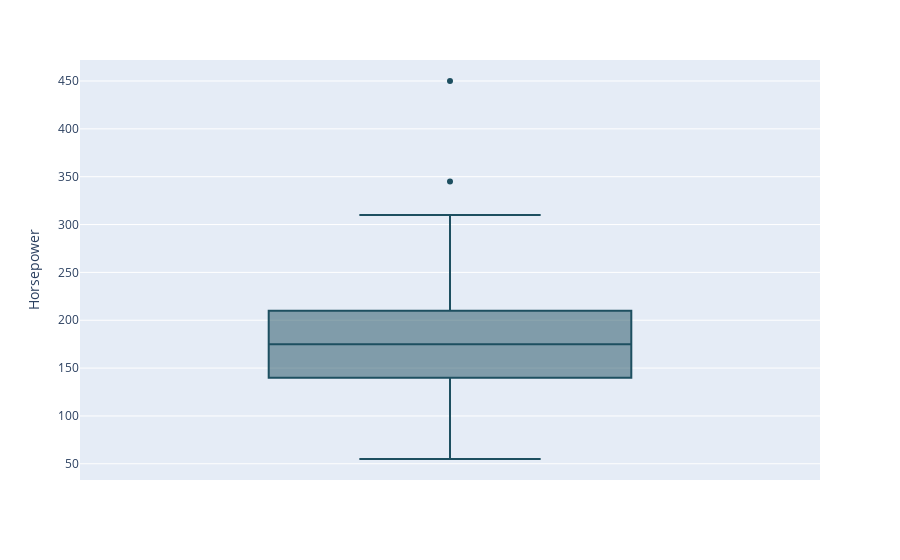

The notebook cell this image was saved under:
### Code cell
px.box(data_frame=data,y='Horsepower',color_discrete_sequence=px.colors.sequential.Blugrn_r)

### Figure 1 — Plotly figure (JSON) as saved in the notebook; plotly's stock layout.template omitted (floating-point values rounded to 4 significant figures)
{"data": [{"alignmentgroup": "True", "hovertemplate": "Horsepower=%{y}<extra></extra>", "legendgroup": "", "marker": {"color": "rgb(29, 79, 96)"}, "name": "", "notched": false, "offsetgroup": "", "orientation": "v", "showlegend": false, "type": "box", "x0": " ", "xaxis": "x", "y": [210, 170, 124, 115, 133, 250, 170, 150, 210, 100, 302, 115, 193, 120, 150, 185, 132, 127, 222, 205, 175, 115, 150, 225, 275, 185, 300, 221, 205, 142, 155, 450, 200, 115, 115, 210, 126, 150, 240, 120, 190, 170, 230, 200, 200, 132, 150, 106, 200, 168, 175, 132, 140, 168, 120, 275, 195, 132, 155, 180, 175, 119, 163, 200, 150, 145, 193, 190, 140, 210, 217, 125, 275, 150, 310, 120, 230, 170, 146, 205, 290, 110, 55, 227, 113, 210, 253, 225, 345, 173, 135, 215, 200, 148, 200, 161, 163, 210, 200, 175, 275, 220, 100, 170, 210, 92, 240, 153, 190, 205, 195, 150, 154, 175, 125, 300, 140], "y0": " ", "yaxis": "y"}], "layout": {"boxmode": "group", "legend": {"tracegroupgap": 0}, "margin": {"t": 60}, "xaxis": {"anchor": "y", "domain": [0, 1]}, "yaxis": {"anchor": "x", "domain": [0, 1], "title": {"text": "Horsepower"}}}}
